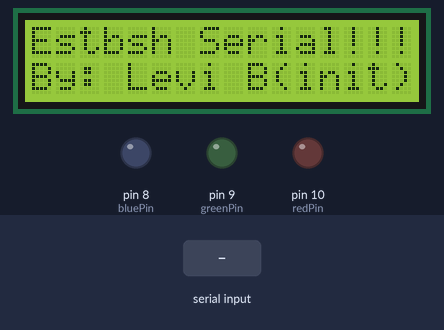
A sketch run on a simulated Arduino Uno, built with avr-gcc and run on an emulated ATmega328P. Shown: 16×2 character LCD, output pins drawn as LEDs (lit = HIGH). The test bench sets the inputs (shaded band).

Above: at 1.2 s.
1.3 s: "1\n" received over Serial
At 2.0 s:
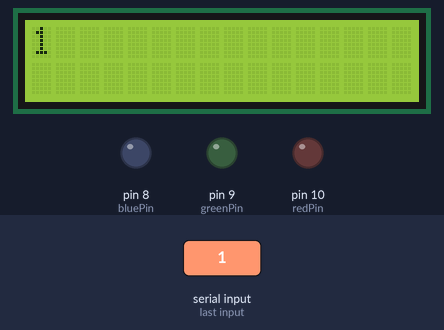
2.8 s: "0\n" received over Serial
At 3.2 s:
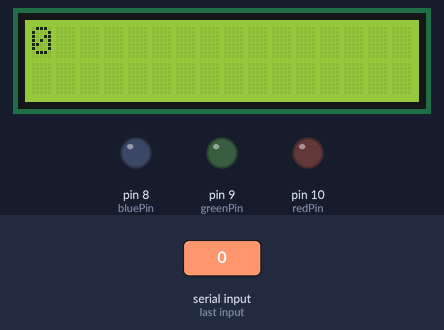
4.3 s: "2\n" received over Serial
At 5.4 s:
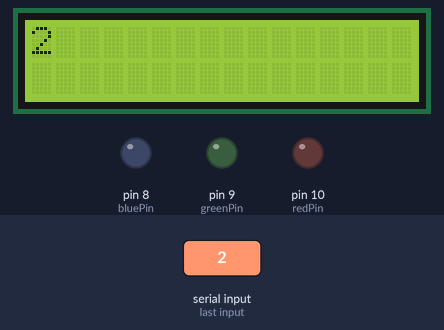
Timing chart, 0 to 7.3 s (numbered marks = the images above; inputs shaded):
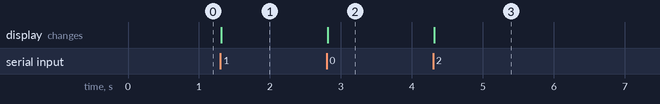

Measured:
- after the input at 1.3 s, the display: changes at once (image 1)
- after the input at 2.8 s, the display: changes at once (image 2)
- after the input at 4.3 s, the display: changes at once (image 3)

The sketch:

spotify.ino
```cpp
#include <LiquidCrystal.h>

const int rs = 12, en = 11, d4 = 5, d5 = 4, d6 = 3, d7 = 2;
LiquidCrystal lcd(rs, en, d4, d5, d6, d7);
int redPin= 10;
int greenPin = 9;
int bluePin = 8;

void setup() {
  Serial.begin(9600);
  Serial.setTimeout(10); // Set timeout to 10 milliseconds
  lcd.begin(16, 2);
  lcd.setCursor(0, 0);
  lcd.print("Estbsh Serial!!!!");
  lcd.setCursor(0, 1);
  lcd.print("By: Levi B(init)");
  pinMode(redPin, OUTPUT);
  pinMode(greenPin, OUTPUT);
  pinMode(bluePin, OUTPUT);

}
void loop() {
    if (Serial.available() > 0) {
        String data1 = Serial.readStringUntil('\n');
        String data2 = Serial.readString();
        lcd.clear();
        lcd.setCursor(0, 0);
        lcd.print(data1);
        lcd.setCursor(0, 1);
        lcd.print(data2);
    }
}
void setColor(int redValue, int greenValue, int blueValue) {
  analogWrite(redPin, redValue);
  analogWrite(greenPin, greenValue);
  analogWrite(bluePin, blueValue);
}
```
